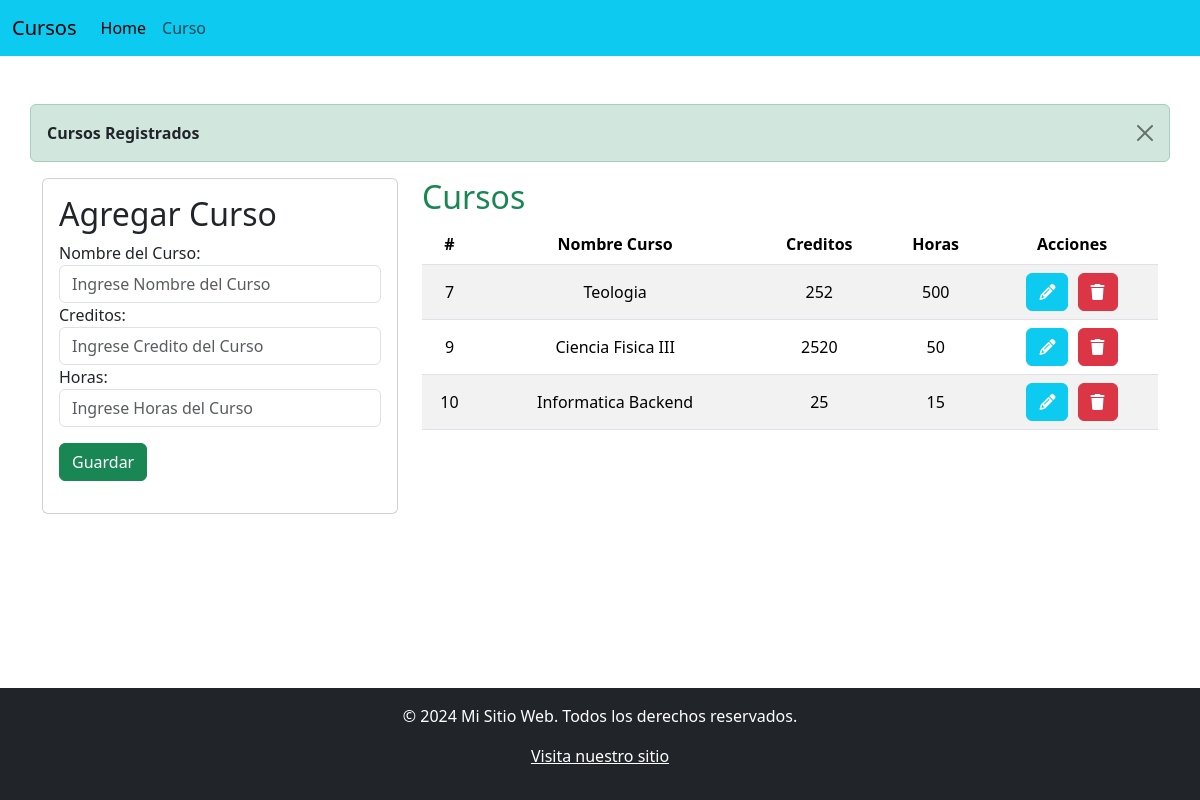
The page / on the database its author committed.
### Aplicaciones/Academico/models.py (models this page shows, shortened)
class Curso (models.Model):
    nombre = models.CharField(max_length=50)
    creditos = models.IntegerField()
    horas = models.IntegerField()

### Aplicaciones/Academico/views.py (the view)
# urls.py: path('', views.home),
def home(request):
    Cursoslistado = Curso.objects.all()
    messages.success(request, 'Cursos Registrados')
    return render(request, 'index.html', {'cursos': Cursoslistado})

### Aplicaciones/Academico/Templates/index.html (shortened to what this page needs)
{% extends "./baseCurso.html" %}
{%block body%}
<div class="row">
    {% if messages %}
    {% for message in messages %}
    <div class="alert alert-dismissible alert-success fade show" role="alert">
        <button type="button" class="btn-close" data-bs-dismiss="alert" aria-label="Close"></button>
        <strong class="text-dark">{{ message }}</strong>
    </div>
    {% endfor %}
    {% endif %}
    <div class="col-sm-12 col-md-6 col-lg-4 col-xl-4">
        <div class="card">
            <div class="card-body">
                <h2>Agregar Curso</h2>
                <form action="agregarCurso/" method="POST"> {% csrf_token %}
                    <div class="form-group">
                        <label for="nombre">Nombre del Curso:</label>
                        <input type="text" name="nombre" id="nombreCurso" class="form-control" required
                            placeholder="Ingrese Nombre del Curso">
                    </div>
                    <div class="form-group">
                        <label for="Credito">Creditos:</label>
                        <input type="phone" name="creditos" id="creditoCurso" class="form-control" required
                            placeholder="Ingrese Credito del Curso">
                    </div>
                    <div class="form-group">
                        <label for="Horas">Horas:</label>
                        <input type="phone" name="horas" id="horasCurso" class="form-control" required
                            placeholder="Ingrese Horas del Curso">
                    </div>
                    <div class="form-group py-3">
                        <button type="submit" class="btn btn-success btn-block text-white">Guardar</button>
                    </div>
                </form>
            </div>
        </div>
    </div>
    <div class="col-sm-12 col-md-6 col-lg-8 col-xl-8">
        <h2 class="text-success">Cursos</h2>
        <div class="table-responsive">
            <table class="table table-striped">
                <thead>
                    <tr>
                        <th>#</th>
                        <th>Nombre Curso</th>
                        <th>Creditos</th>
                        <th>Horas</th>
                        <th colspan="2">Acciones</th>
                    </tr>
                </thead>
                <tbody>
                    {% for curso in cursos %}
                    <tr>
                        <td>{{curso.id}}</td>
                        <td>{{curso.nombre}}</td>
                        <td>{{curso.creditos}}</td>
                        <td>{{curso.horas}}</td>
                        <td>
                            <a href="editarCurso/{{curso.id}}" class="btn btn-info text-white btn-action btn-editar"><i
                                    class="fa fa-pencil-alt"></i></a>
                            <a href="eliminarCurso/{{curso.id}}" class="btn btn-danger btn-borrar"><i
                                    class="fa fa-trash"></i></a>
                        </td>
                    </tr>
                    {% endfor %}
            </table>
        </div>
    </div>
</div>
{%endblock%}

### Aplicaciones/Academico/Templates/baseCurso.html (shortened to what this page needs)
<!DOCTYPE html>
<html lang="en">
<head>
  {% load static %}
  <link href="https://cdn.jsdelivr.net/npm/bootstrap@5.3.3/dist/css/bootstrap.min.css" rel="stylesheet"
>
  <link rel="stylesheet" href="https://cdnjs.cloudflare.com/ajax/libs/font-awesome/6.7.1/css/all.min.css">
  <link rel="stylesheet" href="{% static 'css/style.css' %}" />
</head>
<body>
  <nav class="navbar navbar-expand-lg navbar-light bg-info">
    <div class="container-fluid">
      <a class="navbar-brand" href="#">Cursos</a>
      <div class="collapse navbar-collapse" id="navbarNavAltMarkup">
        <div class="navbar-nav">
          <a class="nav-link active" aria-current="page" href="#">Home</a>
          <a class="nav-link" href="#">Curso</a>
        </div>
      </div>
    </div>
  </nav>
  <div class="container py-5">
    {% block body %}
    {% endblock %}
  </div>
  <footer class="bg-dark text-white text-center py-3">
    <p>&copy; 2024 Mi Sitio Web. Todos los derechos reservados.</p>
    <p><a href="https://www.miwebsite.com" class="text-white">Visita nuestro sitio</a></p>
  </footer>
</body>
</html>

### Aplicaciones/Academico/static/css/style.css (style rules this page uses)
html, body { height: 100%; margin: 0; }
footer { position: absolute; bottom: 0; width: 100%; background-color: #343a40; color: white; text-align: center; padding: 10px 0; }
.btn-action { margin-right: 5px !important; }
th, td { text-align: center; vertical-align: middle !important; }

### rows shown on the page
Curso: id "7", nombre "Teologia", creditos "252", horas "500"
Curso: id "9", nombre "Ciencia Fisica III", creditos "2520", horas "50"
Curso: id "10", nombre "Informatica Backend", creditos "25", horas "15"

### other values the page prints
{{ message }} "Cursos Registrados"
